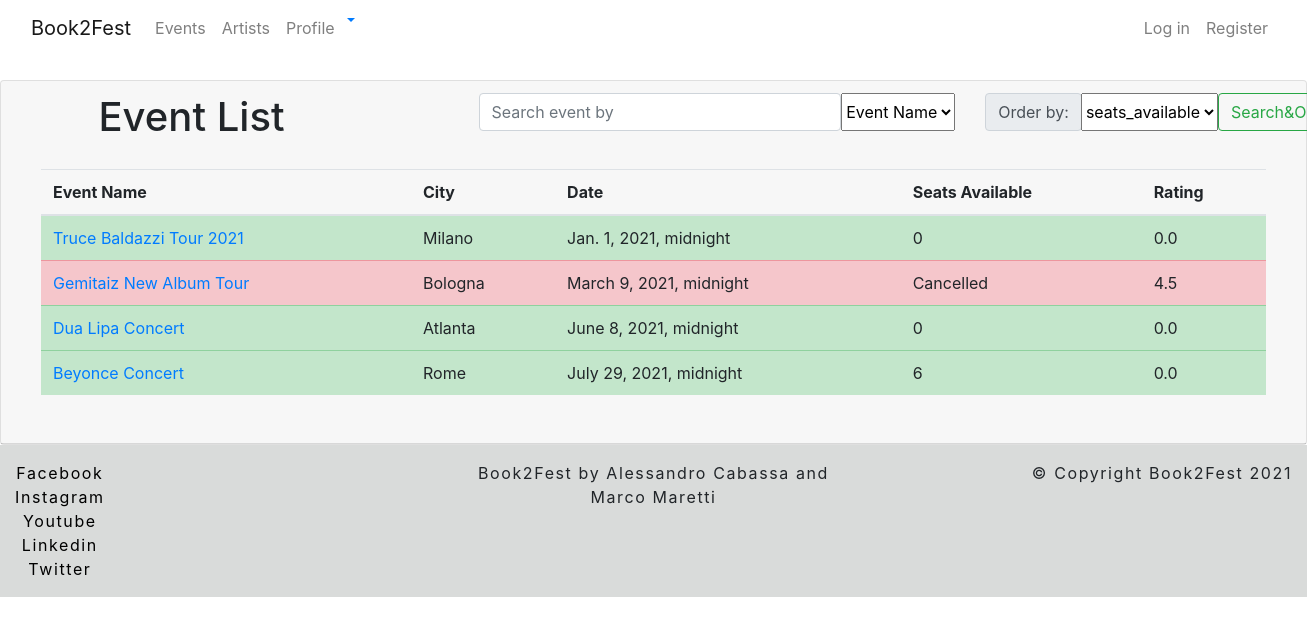
Page /book2fest/event/list on the earlier database version.
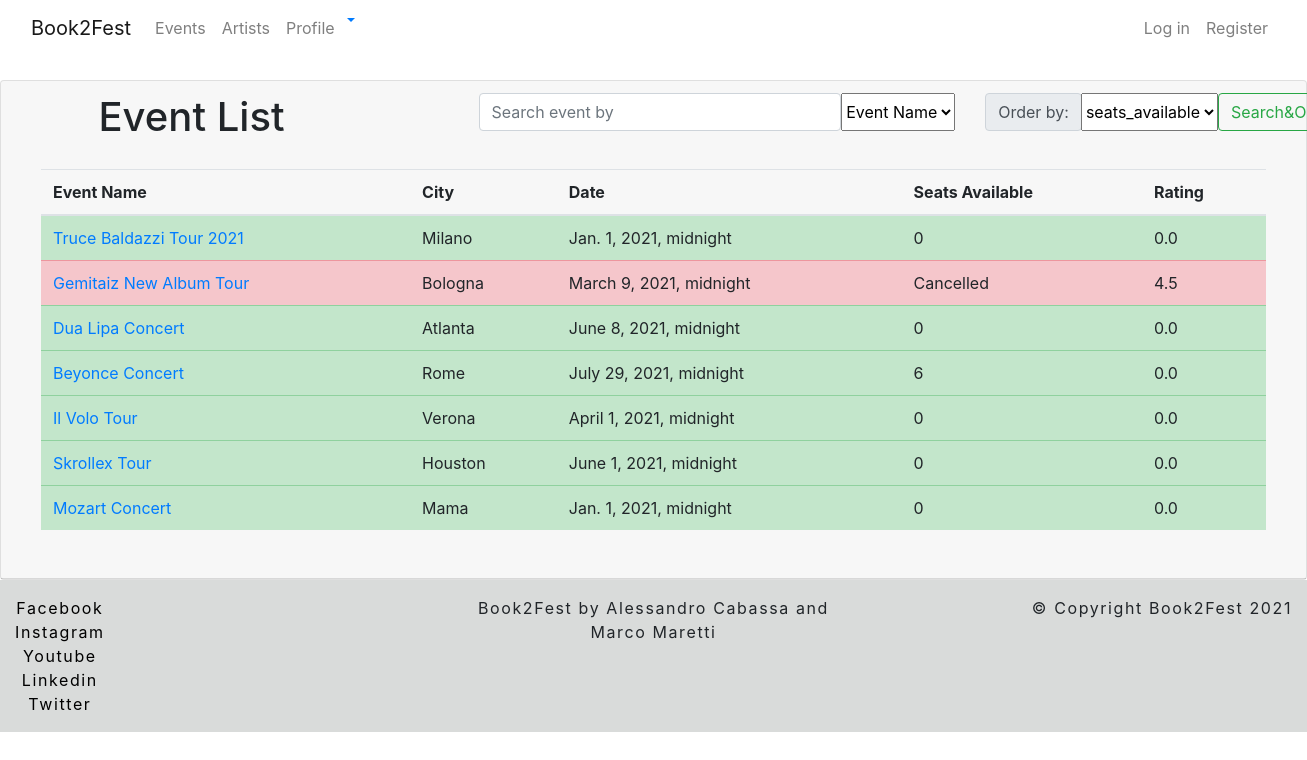
Same page on the later database version.
### book2fest/models.py (models this page shows, shortened)
class EventProfile(models.Model):
    user = models.ForeignKey(OrganizerProfile, related_name='event_user', on_delete=models.CASCADE)
    event_name = models.CharField(max_length=60)
    brief_description = models.TextField()
    description = models.TextField()
    artist_list = models.ManyToManyField(Artist)
    city = models.CharField(max_length=32)
    province = models.CharField(max_length=2)
    cap = models.CharField(max_length=5)
    country = models.CharField(max_length=32)
    address = models.CharField(max_length=32)
    how_to_reach = models.CharField(max_length=300)
    max_capacity = models.IntegerField()
    seats_available = models.IntegerField(default=None, blank=True, null=True)
    avg_rating = models.FloatField(default=None, blank=True, null=True)
    event_start = models.DateTimeField()
    event_end = models.DateTimeField()
    services = models.ManyToManyField(Service)# An event has many services, a service can be offered by many events (m to n)
    cancelled = models.BooleanField(default=False)

### book2fest/views.py (the view, shortened to what this page needs)
# urls.py: path('event/list', EventList.as_view(), name='event-list'),
class EventList(ListView):
    model = EventProfile
    template_name = "book2fest/event/list.html"
    def get_queryset(self):
        result = super(EventList, self).get_queryset()
        query = self.request.GET.get('search', None)
        filter = self.request.GET.get('search-filter', None)
        return result
    def get_ordering(self):
        ordering = self.request.GET.get('order-filter')
        if ordering == "avg_rating":
            ordering = "-avg_rating"
        if ordering == "seats_available":
            ordering = "-seats_available"
        return ordering
    def get_context_data(self, *, object_list=None, **kwargs):
        context = super(EventList, self).get_context_data(**kwargs)
        context['order_filters'] = ['event_name', 'event_start', 'avg_rating', 'seats_available']
        try:
            for event in self.object_list:
                event_seats = Seat.objects.all().filter(event=event.pk)
                seat_not_available = Seat.objects.all().filter(event=event.pk, available=False).count()
                event.seats_available  = event_seats.count() - seat_not_available
                event_tickets = Ticket.objects.all().filter(seat__in=event_seats)
                qs = Review.objects.filter(ticket__in=event_tickets).aggregate(Avg('rating'))
                if not qs.get('rating__avg'):
                    event.avg_rating = 0.0
                else:
                    event.avg_rating = qs.get('rating__avg')
                event.save()
            if not isinstance(self.request.user, AnonymousUser):
                context['organizer'] = OrganizerProfile.objects.get(user=self.request.user)
        except ObjectDoesNotExist:
            context['organizer'] = None
        return context

### book2fest/templates/book2fest/event/list.html (shortened to what this page needs)
{% extends 'base_list.html' %}
{% block content_title %}Event List{% endblock %}
{% block thead %}
    <th>Event Name</th>
    <th>City</th>
    <th>Date</th>
    <th>Seats Available</th>
    <th>Rating</th>
{% endblock %}
{% block tbody %}
    {% for event in object_list  %}
            {% if event.available == 0 or event.cancelled %}
                <tr class="table-danger">
            {% else %}
                <tr class="table-success">
            {% endif %}
            <td><a href="{% url 'book2fest:event-detail' event.pk %}">{{ event.event_name }}</a></td>
            <td>{{ event.city }}</td>
            <td>{{ event.event_start }}</td>
            {% if event.cancelled %}
                <td>Cancelled</td>
            {% else %}
                <td>{{ event.seats_available}}</td>
            {% endif %}
            <td>{{event.avg_rating}}</td>
        </tr>
    {% endfor %}
{% endblock %}

### templates/base_list.html (shortened to what this page needs)
{% extends 'base.html' %}
{% block content %}
    <div class="card" >
        <div class="card-header">
            <div class="container">
            <div class="row row-cols-2">
                <div class="col-sm-4">
                <h1>{% block content_title %}{% endblock %}</h1>
                </div>
                <div class="col-sm-8">
                <form class="container" style="position:absolute; margin:auto; left:0; right:0;">
                    <div class="row">
                        <div class="col-sm-8">
                            <div class="d-flex">
                                <input class="form-control me-2" type="search" name="search" placeholder="Search event by" aria-label="Search">
                                <select class="form-select" name="search-filter" aria-label="Default select example">
                                  <option value="event_name" selected>Event Name</option>
                                </select>
                            </div>
                        </div>
                        <div class="col-sm-4">
                        <div class="d-flex">
                                      <div class="input-group-prepend">
                                        <span class="input-group-text">Order by:</span>
                                      </div>
                                        <select class="form-select" name="order-filter" aria-label="Default select example">
                                            {% for filter in order_filters %}
                                              <option value="{{filter}}" selected>{{filter}}</option>
                                            {% endfor %}
                                        </select>
                            <button class="btn btn-outline-success" type="submit">Search&Order</button>
                        </div>
                        </div>
                    </div>
                 </form>
            </div>
            </div>
        </div>
        <div class="card-body">
        <table class="table">
            <thead>
            <tr>
                {% block thead %}
                {% endblock %}
            </tr>
            </thead>
            <tbody>
            {% block tbody %}
            {% endblock %}
            </tbody>
        </table>
        </div>
        </div>
    </div>
{% endblock %}

### templates/base.html (shortened to what this page needs)
{% load static %}
{% load notifications_tags %}
<html lang="en">
<head>
    <link rel="stylesheet"
          href="https://cdn.jsdelivr.net/npm/bootstrap@4.6.0/dist/css/bootstrap.min.css"
>
    <link rel="stylesheet" href="https://cdn.jsdelivr.net/npm/bootstrap-icons@1.5.0/font/bootstrap-icons.css">
    <link rel="stylesheet" href="{% static 'css/main.css' %}" type="text/css">
</head>
<body>
{% include 'navbar.html' %}
{% block content %}
{% endblock %}
<div class="container-fluid footer">
    <div class="row justify-content-between">
        <div class="col-xl d-flex justify-content-xl-start justify-content-center">
            <ul class="footer-list">
                <li><a href="http://www.facebook.com" class="sposta">Facebook</a></li>
                <li><a href="http://www.instagram.com" class="sposta">Instagram</a></li>
                <li><a href="http://www.youtube.com" class="sposta">Youtube</a></li>
                <li><a href="http://www.linkedin.com" class="sposta">Linkedin</a></li>
                <li><a href="http://www.twitter.com" class="sposta">Twitter</a></li>
            </ul>
        </div>
        <div class="col-xl d-flex justify-content-xl-center justify-content-center">
            <p class="footer-name">Book2Fest by Alessandro Cabassa and Marco Maretti</p>
        </div>
        <div class="col-xl d-flex justify-content-xl-end justify-content-center">
            <p>&copy Copyright Book2Fest 2021</p>
        </div>
    </div>
</div>
</body>
</html>

### templates/navbar.html (shortened to what this page needs)
{% load notifications_tags %}
<header>
    <nav class="navbar navbar-expand-md navbar-light bg-white fixed-top">
        <div class="container-fluid">
            <a class="navbar-brand" href="{% url 'homepage' %}">Book2Fest</a>
            <div class="collapse navbar-collapse justify-content-between " id="navbarCollapse">
                <ul class="navbar-nav me-auto mb-2 mb-md-0 ">
                    <li class="nav-item">
                        <a class="nav-link" aria-current="page" href="{% url 'book2fest:event-list' %}">Events</a>
                    </li>
                    <li class="nav-item">
                        <a class="nav-link" href="{% url 'book2fest:artist-list' %}">Artists</a>
                    </li>
                    <li class="nav-item">
                        <a class="nav-link" href="{% url 'book2fest:user-profile' %}">Profile</a>
                    </li>
                    <li class="dropdown">
                        <a href="#" class="dropdown-toggle" data-toggle="dropdown">
                        </a>
                    </li>
                </ul>
                <ul class="navbar-nav">
                    <li class="nav-item">
                        {% if not user.is_authenticated %}
                            <ul class="navbar-nav me-auto mb-2 mb-md-0 ">
                                <li class="nav-item">
                                    <a class="nav-link" href="{% url 'login' %}">Log in</a>
                                </li>
                                <li>
                                    <a class="nav-link" href="{% url 'user-create' %}">Register</a>
                                </li>
                            </ul>
                        {% endif %}
                    </li>
                </ul>
            </div>
        </div>
    </nav>
</header>

### static/css/main.css (style rules this page uses)
body { margin-top: 5rem; overflow-x: hidden; }
.footer { padding-top:1rem; background-color: #d9dbda; letter-spacing: 0.1rem; }
.footer-list { list-style-type: none; padding-inline-start: 0; text-align:center; }
.footer a { color: black; }
.footer-name { text-align:center; }

Differences in the rows shown:
added EventProfile: event_name "Il Volo Tour", city "Verona", event_start "April 1, 2021, midnight", seats_available "0", avg_rating "0.0"
added EventProfile: event_name "Skrollex Tour", city "Houston", event_start "June 1, 2021, midnight", seats_available "0", avg_rating "0.0"
added EventProfile: event_name "Mozart Concert", city "Mama", event_start "Jan. 1, 2021, midnight", seats_available "0", avg_rating "0.0"
